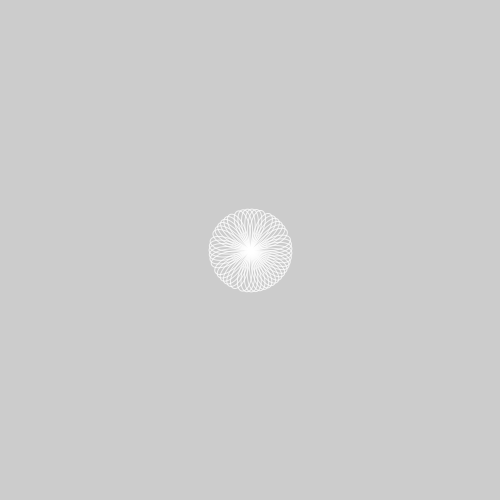
Frame 1 (no input)
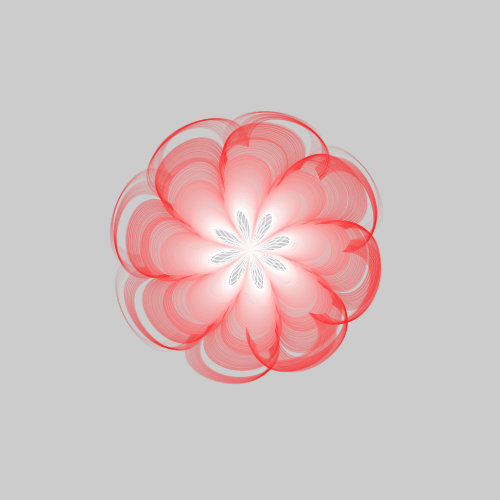
Frame 60 (the mouse pressed at the canvas centre just before this capture)
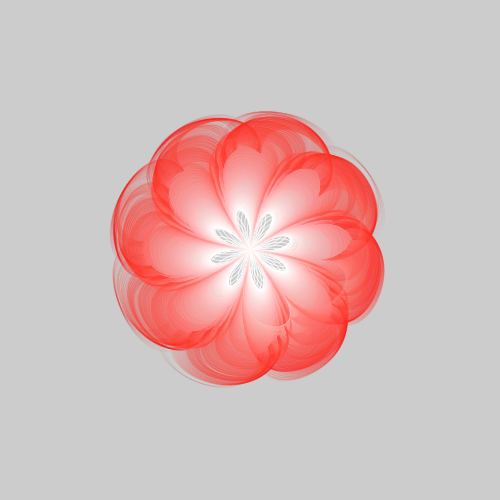
Frame 120 (the mouse held since frame 60 and released just before this capture)

The Processing sketch that drew these frames (run headless with seeded random() and noise(); from frame 60 on, the mouse is pressed at the canvas centre):

// Processing sketch: Oscillation
// ── Oscillation.pde
float size = 1; 
float max = 110;
float min = 0;
PFont font; 
Flower f;
void setup() {
  size(500, 500); 
  f = new Flower(new PVector(width/2,height/2));
  colorMode(HSB,100);
}


void draw() {
  noStroke();
  fill(255,0.5);
  rect(0,0,width,height);
  f.run();
}


// ── Body.pde
class Body{
  PVector location;
  float angle, angleConstant; 
  float radius, position; 
  int c; 
  
  Body(float startAngle, float p){
    angle = startAngle; 
    position = p; 
    location = new PVector(width/2,height/2); 
  }
 
  void move(float x, float y){
   radius = map(sin(angle), -1, 1, min, max);
   location.x = radius * cos(position) + x;
   location.y = radius * sin(position) + y; 
   angle+=angleConstant; 
   position+=0.002;
  }
  
  void update(){
     angleConstant = map(radius,min,max,0.030,0.001); 
  }
}

// ── Connector.pde
class Connector{
  Body b1; 
  Body b2;
  float p1; 
  float p2; 
  float constant1x; 
  float constant2x; 
  float constant1y; 
  float constant2y; 
  float c; 
  float s; 
  float lifeSpan; 
  float curveC; 
  float h; 
  
  Connector(Body body1, Body body2){
    b1 = body1; 
    b2 = body2; 
    
    p1 = b1.position;
    p2 = b2.position; 
    curveC = 60;
    
    constant1x = map(cos(p1), -1,1,-curveC,curveC);
    constant1y = map(sin(p1), -1,1,-curveC,curveC);
    constant2x = map(cos(p2), -1,1,-curveC,curveC);
    constant2y = map(sin(p2), -1,1,-curveC,curveC);

  }
  
  void display(){
    c = map(b2.radius,min,max,0,100);
    lifeSpan = map(b2.radius,min,max,80,0);
    h = ((frameCount)/80) % 255; 
    noFill();
    stroke(h,c,100,lifeSpan); 
    strokeWeight(size);
    bezier(b1.location.x, b1.location.y, b1.location.x+constant1x, b1.location.y+constant1y, b2.location.x+constant2x, 
    b2.location.y + constant2y, b2.location.x, b2.location.y); 
  }
  
  void update(){
    p1 = b1.position;
    p2 = b2.position; 
    constant1x = map(cos(p1), -1,1,-curveC,curveC);
    constant1y = map(sin(p1), -1,1,-curveC,curveC);
    constant2x = map(cos(p2), -1,1,-curveC,curveC);
    constant2y = map(sin(p2), -1,1,-curveC,curveC);
  }
}

// ── Flower.pde
class Flower {

  float anglec;  
  float positionc;
  PVector location;
  Body[] b; 
  ArrayList<Connector> c;

  Flower(PVector origin) {

    anglec = 0.1;      // flower!! 0.01, 0.45    // also nice is 0.1,0.8  //0.1,0.9   //0.1,100   // 0.2,100  //0.35,100
    positionc = 0.8;    // 0.65,100   //0.75,100   // 0.25,1000   //0.25,1200  // 0.15,1200  //10,1100  //0.05,0.8  // 0.55,100
    location = origin.get();

    // body
    b = new Body[50]; 
    float p  = 0;
    float a = 10; 
    for (int i = 0; i< b.length; i++) {
      b[i] = new Body(a, p);
      a+=anglec; 
      p+=positionc;
    }
    // connectors 
    c = new ArrayList<Connector>(); 
    for (int i = 0; i<b.length-1; i++) {
      c.add(new Connector(b[i], b[i+1]));
    }
  }
  void run() {
    for(Connector a : c) {
      a.display();
      a.update();
    }
    for (Body a : b) {
      a.move(location.x,location.y);
      a.update();
    }
  }
}
